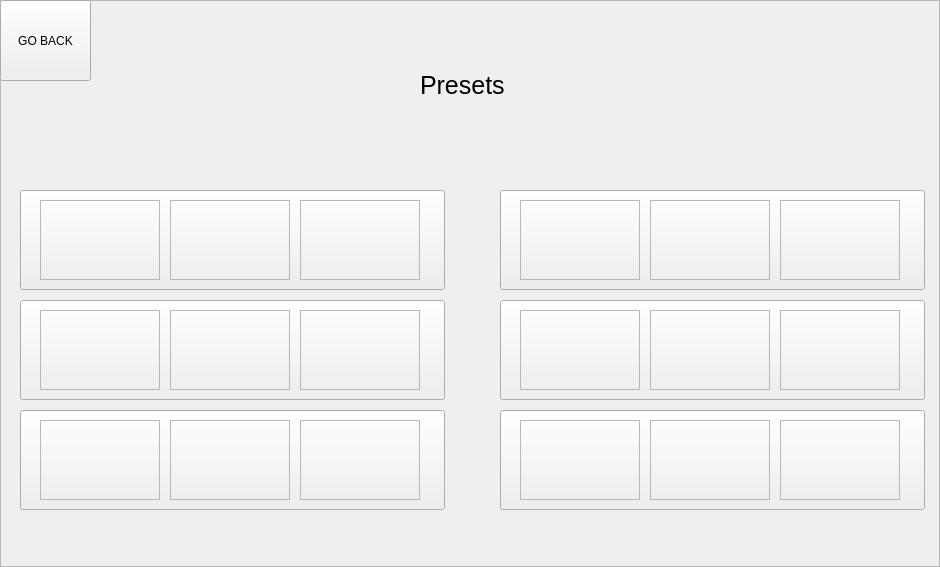
<?xml version="1.0" encoding="UTF-8"?>
<ui version="4.0">
 <class>Presets</class>
 <widget class="QWidget" name="Presets">
  <property name="geometry">
   <rect>
    <x>0</x>
    <y>0</y>
    <width>940</width>
    <height>567</height>
   </rect>
  </property>
  <property name="windowTitle">
   <string>Form</string>
  </property>
  <property name="styleSheet">
   <string notr="true">background-image: url(:/static/BG/TitleBG.png);</string>
  </property>
  <widget class="QFrame" name="frame_presets">
   <property name="geometry">
    <rect>
     <x>0</x>
     <y>0</y>
     <width>940</width>
     <height>567</height>
    </rect>
   </property>
   <property name="frameShape">
    <enum>QFrame::StyledPanel</enum>
   </property>
   <property name="frameShadow">
    <enum>QFrame::Raised</enum>
   </property>
   <widget class="QLabel" name="page_title">
    <property name="geometry">
     <rect>
      <x>420</x>
      <y>60</y>
      <width>101</width>
      <height>51</height>
     </rect>
    </property>
    <property name="font">
     <font>
      <pointsize>19</pointsize>
     </font>
    </property>
    <property name="text">
     <string>Presets</string>
    </property>
   </widget>
   <widget class="QPushButton" name="back_button">
    <property name="geometry">
     <rect>
      <x>0</x>
      <y>0</y>
      <width>91</width>
      <height>81</height>
     </rect>
    </property>
    <property name="text">
     <string>GO BACK</string>
    </property>
   </widget>
   <widget class="QPushButton" name="preset_1">
    <property name="geometry">
     <rect>
      <x>20</x>
      <y>190</y>
      <width>425</width>
      <height>100</height>
     </rect>
    </property>
    <property name="text">
     <string/>
    </property>
   </widget>
   <widget class="QPushButton" name="preset_4">
    <property name="geometry">
     <rect>
      <x>500</x>
      <y>190</y>
      <width>425</width>
      <height>100</height>
     </rect>
    </property>
    <property name="text">
     <string/>
    </property>
   </widget>
   <widget class="QPushButton" name="preset_2">
    <property name="geometry">
     <rect>
      <x>20</x>
      <y>300</y>
      <width>425</width>
      <height>100</height>
     </rect>
    </property>
    <property name="text">
     <string/>
    </property>
   </widget>
   <widget class="QPushButton" name="preset_5">
    <property name="geometry">
     <rect>
      <x>500</x>
      <y>300</y>
      <width>425</width>
      <height>100</height>
     </rect>
    </property>
    <property name="text">
     <string/>
    </property>
   </widget>
   <widget class="QPushButton" name="preset_3">
    <property name="geometry">
     <rect>
      <x>20</x>
      <y>410</y>
      <width>425</width>
      <height>100</height>
     </rect>
    </property>
    <property name="text">
     <string/>
    </property>
   </widget>
   <widget class="QPushButton" name="preset_6">
    <property name="geometry">
     <rect>
      <x>500</x>
      <y>410</y>
      <width>425</width>
      <height>100</height>
     </rect>
    </property>
    <property name="text">
     <string/>
    </property>
   </widget>
   <widget class="QFrame" name="preset1_1">
    <property name="geometry">
     <rect>
      <x>40</x>
      <y>200</y>
      <width>120</width>
      <height>80</height>
     </rect>
    </property>
    <property name="frameShape">
     <enum>QFrame::StyledPanel</enum>
    </property>
    <property name="frameShadow">
     <enum>QFrame::Raised</enum>
    </property>
   </widget>
   <widget class="QFrame" name="preset1_2">
    <property name="geometry">
     <rect>
      <x>170</x>
      <y>200</y>
      <width>120</width>
      <height>80</height>
     </rect>
    </property>
    <property name="frameShape">
     <enum>QFrame::StyledPanel</enum>
    </property>
    <property name="frameShadow">
     <enum>QFrame::Raised</enum>
    </property>
   </widget>
   <widget class="QFrame" name="preset1_3">
    <property name="geometry">
     <rect>
      <x>300</x>
      <y>200</y>
      <width>120</width>
      <height>80</height>
     </rect>
    </property>
    <property name="frameShape">
     <enum>QFrame::StyledPanel</enum>
    </property>
    <property name="frameShadow">
     <enum>QFrame::Raised</enum>
    </property>
   </widget>
   <widget class="QFrame" name="preset2_1">
    <property name="geometry">
     <rect>
      <x>40</x>
      <y>310</y>
      <width>120</width>
      <height>80</height>
     </rect>
    </property>
    <property name="frameShape">
     <enum>QFrame::StyledPanel</enum>
    </property>
    <property name="frameShadow">
     <enum>QFrame::Raised</enum>
    </property>
   </widget>
   <widget class="QFrame" name="preset2_2">
    <property name="geometry">
     <rect>
      <x>170</x>
      <y>310</y>
      <width>120</width>
      <height>80</height>
     </rect>
    </property>
    <property name="frameShape">
     <enum>QFrame::StyledPanel</enum>
    </property>
    <property name="frameShadow">
     <enum>QFrame::Raised</enum>
    </property>
   </widget>
   <widget class="QFrame" name="preset2_3">
    <property name="geometry">
     <rect>
      <x>300</x>
      <y>310</y>
      <width>120</width>
      <height>80</height>
     </rect>
    </property>
    <property name="frameShape">
     <enum>QFrame::StyledPanel</enum>
    </property>
    <property name="frameShadow">
     <enum>QFrame::Raised</enum>
    </property>
   </widget>
   <widget class="QFrame" name="preset3_1">
    <property name="geometry">
     <rect>
      <x>40</x>
      <y>420</y>
      <width>120</width>
      <height>80</height>
     </rect>
    </property>
    <property name="frameShape">
     <enum>QFrame::StyledPanel</enum>
    </property>
    <property name="frameShadow">
     <enum>QFrame::Raised</enum>
    </property>
   </widget>
   <widget class="QFrame" name="preset3_2">
    <property name="geometry">
     <rect>
      <x>170</x>
      <y>420</y>
      <width>120</width>
      <height>80</height>
     </rect>
    </property>
    <property name="frameShape">
     <enum>QFrame::StyledPanel</enum>
    </property>
    <property name="frameShadow">
     <enum>QFrame::Raised</enum>
    </property>
   </widget>
   <widget class="QFrame" name="preset3_3">
    <property name="geometry">
     <rect>
      <x>300</x>
      <y>420</y>
      <width>120</width>
      <height>80</height>
     </rect>
    </property>
    <property name="frameShape">
     <enum>QFrame::StyledPanel</enum>
    </property>
    <property name="frameShadow">
     <enum>QFrame::Raised</enum>
    </property>
   </widget>
   <widget class="QFrame" name="preset4_1">
    <property name="geometry">
     <rect>
      <x>520</x>
      <y>200</y>
      <width>120</width>
      <height>80</height>
     </rect>
    </property>
    <property name="frameShape">
     <enum>QFrame::StyledPanel</enum>
    </property>
    <property name="frameShadow">
     <enum>QFrame::Raised</enum>
    </property>
   </widget>
   <widget class="QFrame" name="preset4_2">
    <property name="geometry">
     <rect>
      <x>650</x>
      <y>200</y>
      <width>120</width>
      <height>80</height>
     </rect>
    </property>
    <property name="frameShape">
     <enum>QFrame::StyledPanel</enum>
    </property>
    <property name="frameShadow">
     <enum>QFrame::Raised</enum>
    </property>
   </widget>
   <widget class="QFrame" name="preset4_3">
    <property name="geometry">
     <rect>
      <x>780</x>
      <y>200</y>
      <width>120</width>
      <height>80</height>
     </rect>
    </property>
    <property name="frameShape">
     <enum>QFrame::StyledPanel</enum>
    </property>
    <property name="frameShadow">
     <enum>QFrame::Raised</enum>
    </property>
   </widget>
   <widget class="QFrame" name="preset5_1">
    <property name="geometry">
     <rect>
      <x>520</x>
      <y>310</y>
      <width>120</width>
      <height>80</height>
     </rect>
    </property>
    <property name="frameShape">
     <enum>QFrame::StyledPanel</enum>
    </property>
    <property name="frameShadow">
     <enum>QFrame::Raised</enum>
    </property>
   </widget>
   <widget class="QFrame" name="preset5_2">
    <property name="geometry">
     <rect>
      <x>650</x>
      <y>310</y>
      <width>120</width>
      <height>80</height>
     </rect>
    </property>
    <property name="frameShape">
     <enum>QFrame::StyledPanel</enum>
    </property>
    <property name="frameShadow">
     <enum>QFrame::Raised</enum>
    </property>
   </widget>
   <widget class="QFrame" name="preset5_3">
    <property name="geometry">
     <rect>
      <x>780</x>
      <y>310</y>
      <width>120</width>
      <height>80</height>
     </rect>
    </property>
    <property name="frameShape">
     <enum>QFrame::StyledPanel</enum>
    </property>
    <property name="frameShadow">
     <enum>QFrame::Raised</enum>
    </property>
   </widget>
   <widget class="QFrame" name="preset6_1">
    <property name="geometry">
     <rect>
      <x>520</x>
      <y>420</y>
      <width>120</width>
      <height>80</height>
     </rect>
    </property>
    <property name="frameShape">
     <enum>QFrame::StyledPanel</enum>
    </property>
    <property name="frameShadow">
     <enum>QFrame::Raised</enum>
    </property>
   </widget>
   <widget class="QFrame" name="preset6_2">
    <property name="geometry">
     <rect>
      <x>650</x>
      <y>420</y>
      <width>120</width>
      <height>80</height>
     </rect>
    </property>
    <property name="frameShape">
     <enum>QFrame::StyledPanel</enum>
    </property>
    <property name="frameShadow">
     <enum>QFrame::Raised</enum>
    </property>
   </widget>
   <widget class="QFrame" name="preset6_3">
    <property name="geometry">
     <rect>
      <x>780</x>
      <y>420</y>
      <width>120</width>
      <height>80</height>
     </rect>
    </property>
    <property name="frameShape">
     <enum>QFrame::StyledPanel</enum>
    </property>
    <property name="frameShadow">
     <enum>QFrame::Raised</enum>
    </property>
   </widget>
  </widget>
 </widget>
 <resources/>
 <connections/>
</ui>
